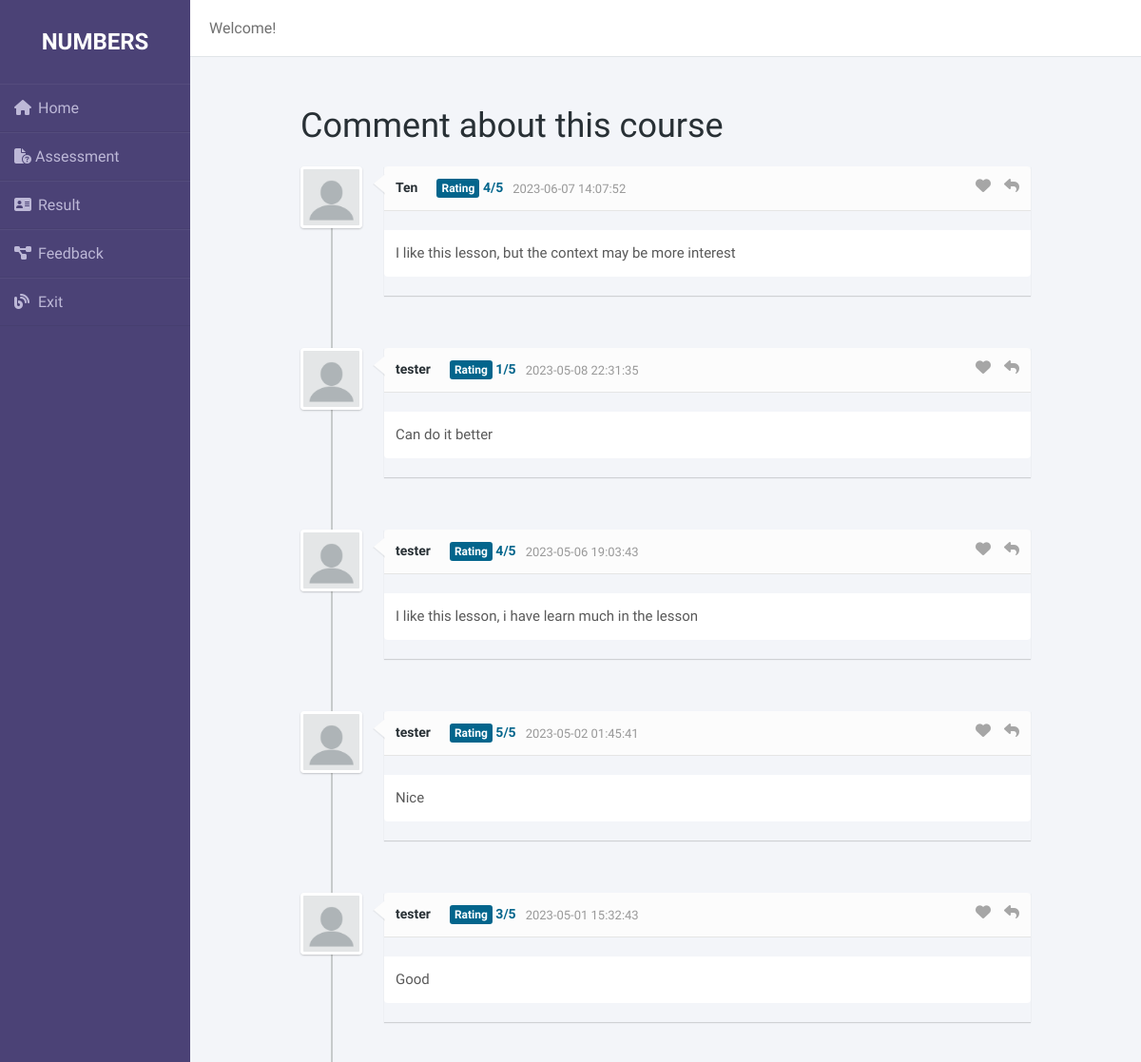
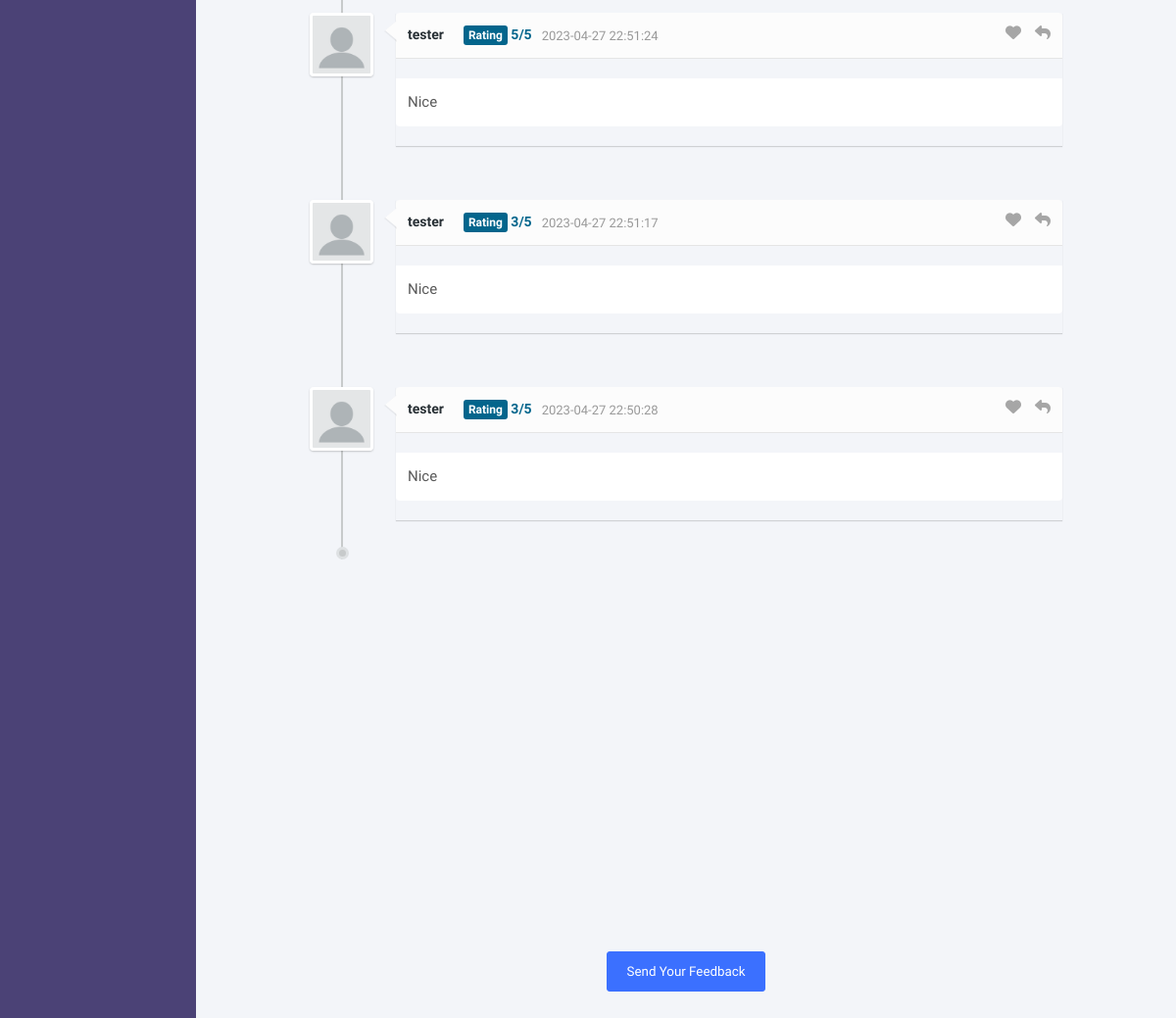
The app's page /feedback.php?id=3 with its own data (2 pictures, top to bottom).
### tables this page shows
CREATE TABLE `feedback` (
  `FEEDID` int(11) NOT NULL,
  `VISITORID` varchar(5) NOT NULL,
  `LANGUAGEID` varchar(5) DEFAULT NULL,
  `RATING` int(11) DEFAULT NULL,
  `COMMENT` varchar(1000) DEFAULT NULL,
  `FEEDDATE` datetime DEFAULT NULL
);

CREATE TABLE `visitor` (
  `VISITORID` varchar(5) NOT NULL,
  `VISITORNAME` varchar(100) NOT NULL,
  `ORGANIZATION` varchar(250) NOT NULL,
  `STATE` varchar(100) NOT NULL,
  `IC` int(12) NOT NULL,
  `VISITDATE` datetime NOT NULL
);

### feedback.php (the view, shortened to what this page needs)
<?php
  $visitor =  $_SESSION['visitorID'];
  $languageID = $_GET['id'];
  include "connect.php";
?>
<!DOCTYPE html>
<html lang="en">
<head>
	<link rel="stylesheet" href="feedback.css">
</head>
<body>
<div class="wrapper">
    <div class="sidebar">
        <h2>Numbers</h2>
        <ul>
            <li><a href="languageHome.php?id=<?php echo $languageID?>"><i class="fas fa-home"></i>Home</a></li>
            <li><a href="quizHome.php?id=<?php echo $languageID?>"><i class="fa-solid fa-file-circle-question"></i>  Assessment</a></li>
            <li><a href="result.php?id=<?php echo $languageID?>"><i class="fas fa-address-card"></i>Result</a></li>
            <li><a href="feedback.php?id=<?php echo $languageID?>"><i class="fas fa-project-diagram"></i>Feedback</a></li>
            <li><a href="homepage.php"><i class="fas fa-blog"></i>Exit</a></li>
        </ul>
    </div>
    <div class="main_content">
        <?php
            $sql = "SELECT * FROM visitor WHERE visitorid = '$visitor';";
            $result = mysqli_query($conn,$sql) or die(mysqli_error($conn));
            $row = mysqli_fetch_assoc($result);
        ?>
        <div class="header">Welcome! <?php echo $row['VISITORNAME']?></div>
        <div class="info">
            <div class="comments-container">
                <h1>Comment about this course</h1>
                <ul id="comments-list" class="comments-list">
                    <?php
                        $sql = "SELECT visitorname, rating, comment, feeddate FROM feedback f, visitor v WHERE f.visitorid = v.visitorid AND languageid = '$languageID' ORDER BY FEEDDATE DESC;";
                        $result1 = mysqli_query($conn,$sql) or die(mysqli_error($conn));
                        while ( $row = mysqli_fetch_assoc($result1)){
                    ?>
                        <li>
                            <div class="comment-main-level">
                                <div class="comment-avatar"><img src="image/profilepic.png" alt=""></div>
                                <div class="comment-box">
                                    <div class="comment-head">
                                        <h6 class="comment-name"><?php echo $row['visitorname']?></h6>
                                        <h6 class="comment-name by-author"> <?php echo $row['rating']?>/5</h6>
                                        <span><?php echo $row['feeddate']?></span>
                                        <i class="fa fa-reply"></i>
                                        <i class="fa fa-heart"></i>
                                    </div>
                                    <div class="comment-content">
                                        <?php echo $row['comment']?>
                                    </div>
                                </div>
                            </div>
                        </li>
                    <?php
                        }
                    ?>
                </ul>
            </div>
                    <div class="wrapper1">
                        <button class="feedback_btn send_btn">Send Your Feedback</button>
                    </div>
        </div>
    </div>
</div>
</body>
</html>

### records on screen
feedback: VISITORID.VISITORNAME "Ten", RATING "4", FEEDDATE "2023-06-07 14:07:52", COMMENT "I like this lesson, but the context may be more interest"
feedback: VISITORID.VISITORNAME "tester", RATING "1", FEEDDATE "2023-05-08 22:31:35", COMMENT "Can do it better"
feedback: VISITORID.VISITORNAME "tester", RATING "4", FEEDDATE "2023-05-06 19:03:43", COMMENT "I like this lesson, i have learn much in the lesson"
feedback: VISITORID.VISITORNAME "tester", RATING "5", FEEDDATE "2023-05-02 01:45:41", COMMENT "Nice"
feedback: VISITORID.VISITORNAME "tester", RATING "3", FEEDDATE "2023-05-01 15:32:43", COMMENT "Good"
feedback: VISITORID.VISITORNAME "tester", RATING "5", FEEDDATE "2023-04-27 22:51:24", COMMENT "Nice"
feedback: VISITORID.VISITORNAME "tester", RATING "3", FEEDDATE "2023-04-27 22:51:17", COMMENT "Nice"
feedback: VISITORID.VISITORNAME "tester", RATING "3", FEEDDATE "2023-04-27 22:50:28", COMMENT "Nice"
